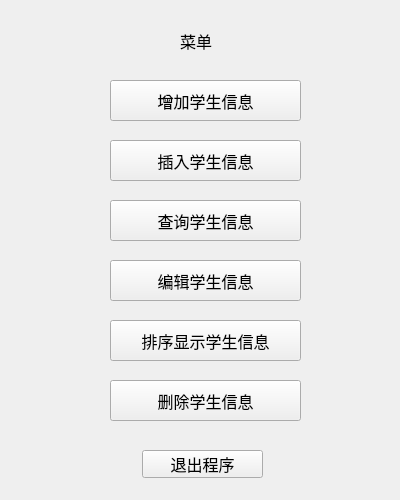
<?xml version="1.0" encoding="UTF-8"?>
<ui version="4.0">
 <class>adminMenuWidget</class>
 <widget class="QWidget" name="adminMenuWidget">
  <property name="geometry">
   <rect>
    <x>0</x>
    <y>0</y>
    <width>400</width>
    <height>500</height>
   </rect>
  </property>
  <property name="font">
   <font>
    <family>微软雅黑 Light</family>
    <pointsize>12</pointsize>
   </font>
  </property>
  <property name="windowTitle">
   <string>健康信息管理系统功能界面</string>
  </property>
  <widget class="QPushButton" name="pushButton">
   <property name="geometry">
    <rect>
     <x>142</x>
     <y>450</y>
     <width>121</width>
     <height>28</height>
    </rect>
   </property>
   <property name="text">
    <string>退出程序</string>
   </property>
  </widget>
  <widget class="QPushButton" name="pushButton_insertStu">
   <property name="geometry">
    <rect>
     <x>110</x>
     <y>140</y>
     <width>191</width>
     <height>41</height>
    </rect>
   </property>
   <property name="text">
    <string>插入学生信息</string>
   </property>
  </widget>
  <widget class="QPushButton" name="pushButton_searchStu">
   <property name="geometry">
    <rect>
     <x>110</x>
     <y>200</y>
     <width>191</width>
     <height>41</height>
    </rect>
   </property>
   <property name="text">
    <string>查询学生信息</string>
   </property>
  </widget>
  <widget class="QPushButton" name="pushButton_modifyStu">
   <property name="geometry">
    <rect>
     <x>110</x>
     <y>260</y>
     <width>191</width>
     <height>41</height>
    </rect>
   </property>
   <property name="text">
    <string>编辑学生信息</string>
   </property>
  </widget>
  <widget class="QPushButton" name="pushButton_sortStu">
   <property name="geometry">
    <rect>
     <x>110</x>
     <y>320</y>
     <width>191</width>
     <height>41</height>
    </rect>
   </property>
   <property name="text">
    <string>排序显示学生信息</string>
   </property>
  </widget>
  <widget class="QPushButton" name="pushButton_deleteStu">
   <property name="geometry">
    <rect>
     <x>110</x>
     <y>380</y>
     <width>191</width>
     <height>41</height>
    </rect>
   </property>
   <property name="text">
    <string>删除学生信息</string>
   </property>
  </widget>
  <widget class="QLabel" name="label">
   <property name="geometry">
    <rect>
     <x>180</x>
     <y>20</y>
     <width>41</width>
     <height>41</height>
    </rect>
   </property>
   <property name="text">
    <string>菜单</string>
   </property>
  </widget>
  <widget class="QPushButton" name="pushButton_addStu">
   <property name="geometry">
    <rect>
     <x>110</x>
     <y>80</y>
     <width>191</width>
     <height>41</height>
    </rect>
   </property>
   <property name="text">
    <string>增加学生信息</string>
   </property>
  </widget>
 </widget>
 <tabstops>
  <tabstop>pushButton_addStu</tabstop>
  <tabstop>pushButton_insertStu</tabstop>
  <tabstop>pushButton_searchStu</tabstop>
  <tabstop>pushButton_modifyStu</tabstop>
  <tabstop>pushButton_sortStu</tabstop>
  <tabstop>pushButton_deleteStu</tabstop>
  <tabstop>pushButton</tabstop>
 </tabstops>
 <resources/>
 <connections/>
</ui>
